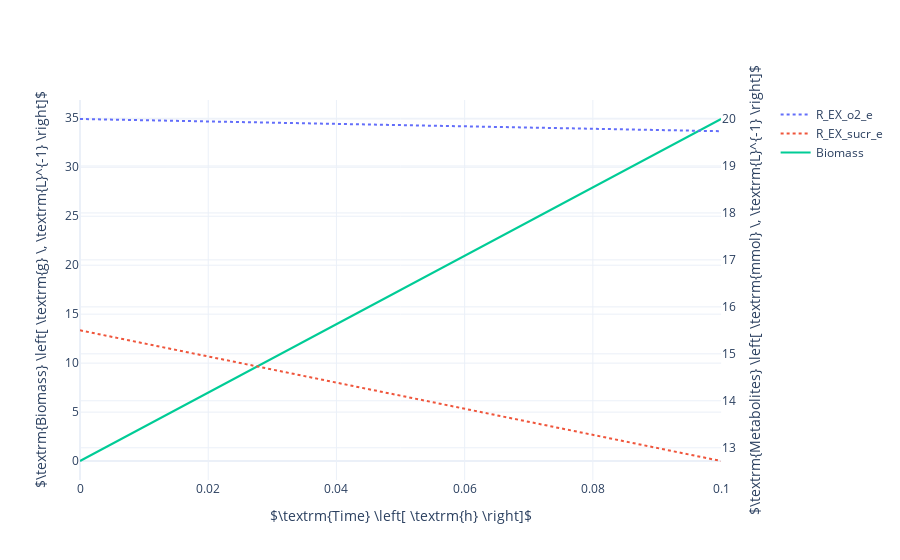

Source (notebook cell):
### Code cell
fig = plot_concentrations(concentrations)
fig.show()

### Figure 1 — Plotly figure (JSON) as saved in the notebook; plotly's stock layout.template omitted (floating-point values rounded to 4 significant figures)
{"data": [{"line": {"dash": "dot"}, "mode": "lines", "name": "R_EX_o2_e", "type": "scatter", "x": [0, 0.1], "xaxis": "x", "y": [20, 19.74], "yaxis": "y2"}, {"line": {"dash": "dot"}, "mode": "lines", "name": "R_EX_sucr_e", "type": "scatter", "x": [0, 0.1], "xaxis": "x", "y": [15.5, 12.72], "yaxis": "y2"}, {"mode": "lines", "name": "Biomass", "type": "scatter", "x": [0, 0.1], "xaxis": "x", "y": [0.01, 34.92], "yaxis": "y"}], "layout": {"xaxis": {"anchor": "y", "domain": [0, 0.94], "title": {"text": "$\\textrm{Time} \\left[ \\textrm{h} \\right]$"}}, "yaxis": {"anchor": "x", "domain": [0, 1], "title": {"text": "$\\textrm{Biomass} \\left[ \\textrm{g} \\, \\textrm{L}^{-1} \\right]$"}}, "yaxis2": {"anchor": "x", "overlaying": "y", "side": "right", "title": {"text": "$\\textrm{Metabolites} \\left[ \\textrm{mmol} \\, \\textrm{L}^{-1} \\right]$"}}}}
